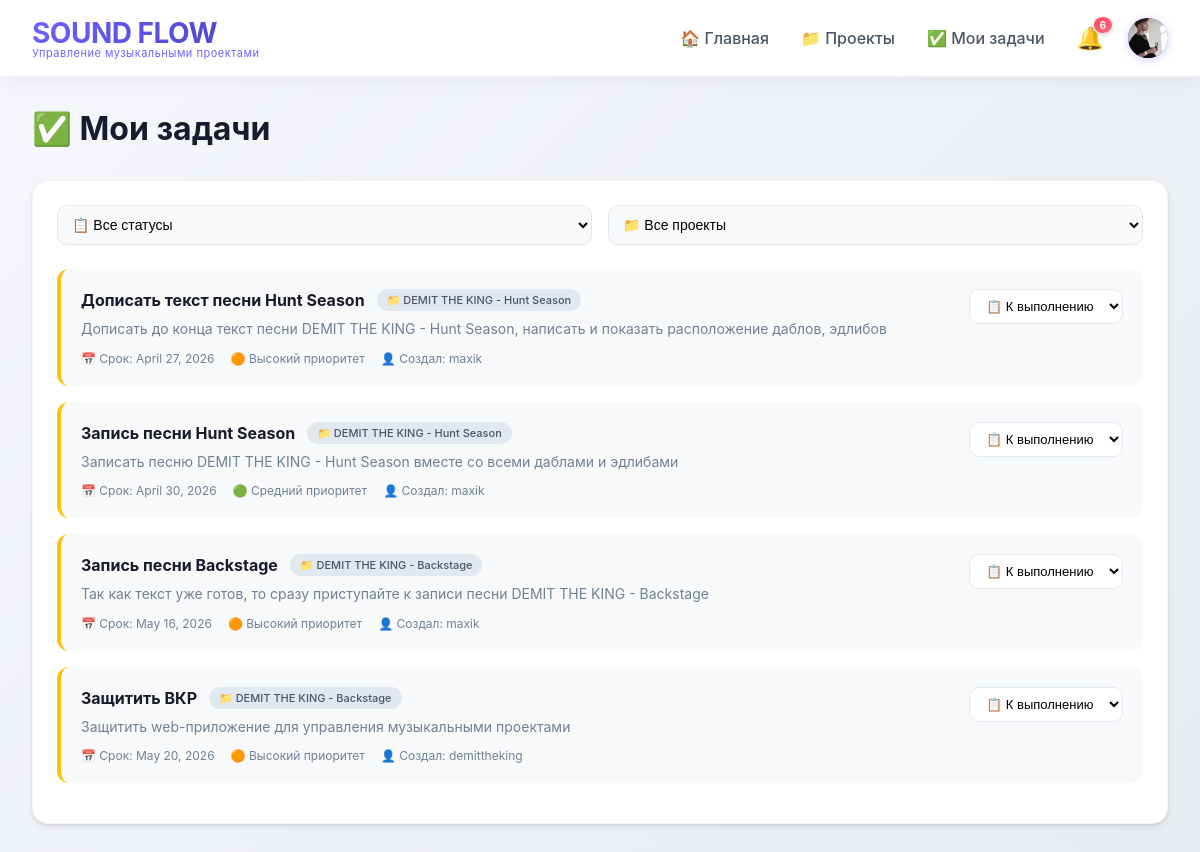
The page /tasks_app/my-tasks/ (signed in) on the database its author committed.
### core/models.py (models this page shows, shortened)
class Profile(models.Model):
    user = models.OneToOneField(User, on_delete=models.CASCADE, related_name='profile')
    avatar = models.ImageField(upload_to='avatars/', null=True, blank=True)

### tasks_app/models.py (models this page shows, shortened)
class Task(models.Model):
    STATUS_CHOICES = (
        ('todo', 'К выполнению'),
        ('in_progress', 'В работе'),
        ('done', 'Выполнена'),
    )
    PRIORITY_CHOICES = (
        (1, 'Низкий'),
        (2, 'Средний'),
        (3, 'Высокий'),
    )
    project = models.ForeignKey(Project, on_delete=models.CASCADE, related_name='tasks')
    title = models.CharField(max_length=200)
    description = models.TextField(blank=True)
    status = models.CharField(max_length=20, choices=STATUS_CHOICES, default='todo')
    assignee = models.ForeignKey(User, on_delete=models.SET_NULL, null=True, blank=True, related_name='assigned_tasks')
    due_date = models.DateField(null=True, blank=True)
    priority = models.IntegerField(choices=PRIORITY_CHOICES, default=2)
    created_by = models.ForeignKey(User, on_delete=models.CASCADE, related_name='created_tasks')
    created_at = models.DateTimeField(auto_now_add=True)
    updated_at = models.DateTimeField(auto_now=True)

### projects/models.py (models this page shows, shortened)
class Project(models.Model):
    STATUS_CHOICES = (
        ('draft', 'Черновик'),
        ('active', 'Активен'),
        ('completed', 'Завершён'),
    )
    owner = models.ForeignKey(User, on_delete=models.CASCADE, related_name='owned_projects')
    title = models.CharField(max_length=200)
    description = models.TextField(blank=True)
    cover = models.ImageField(upload_to='project_covers/', null=True, blank=True)
    status = models.CharField(max_length=20, choices=STATUS_CHOICES, default='active')
    created_at = models.DateTimeField(auto_now_add=True)
    updated_at = models.DateTimeField(auto_now=True)
    class Meta:
        ordering = ['-updated_at']

### tasks_app/views.py (the view)
# urls.py: path('my-tasks/', views.my_tasks, name='my_tasks'),  # Этот маршрут должен быть
@login_required
def my_tasks(request):
    tasks = Task.objects.filter(assignee=request.user).select_related('project')
    return render(request, 'tasks_app/my_tasks.html', {'tasks': tasks})

### templates/tasks_app/my_tasks.html (shortened to what this page needs)
{% extends 'base.html' %}
{% block content %}
<h1 style="margin-bottom: 2rem;">✅ Мои задачи</h1>
<div class="card">
    <div style="display: flex; gap: 1rem; margin-bottom: 1.5rem; flex-wrap: wrap;">
        <select id="statusFilter" style="flex: 1; min-width: 150px; padding: 10px; border-radius: 10px; border: 1px solid #e2e8f0; background: #f8f9fa;">
            <option value="all">📋 Все статусы</option>
        </select>
        <select id="projectFilter" style="flex: 1; min-width: 150px; padding: 10px; border-radius: 10px; border: 1px solid #e2e8f0; background: #f8f9fa;">
            <option value="all">📁 Все проекты</option>
        </select>
    </div>
    <div id="tasksList">
        {% if tasks %}
            {% for task in tasks %}
            <div class="task-item" data-status="{{ task.status }}" data-project="{{ task.project.id }}" style="padding: 1.25rem; margin-bottom: 1rem; background: #f8f9fa; border-radius: 12px; border-left: 4px solid
                {% if task.status == 'todo' %}#ffc107
                {% elif task.status == 'in_progress' %}#17a2b8
                {% elif task.status == 'review' %}#fd7e14
                {% else %}#28a745{% endif %}; transition: all 0.2s;">
                <div style="display: flex; justify-content: space-between; align-items: start; flex-wrap: wrap; gap: 1rem;">
                    <div style="flex: 1;">
                        <div style="display: flex; align-items: center; gap: 0.75rem; flex-wrap: wrap; margin-bottom: 0.5rem;">
                            <strong style="font-size: 16px; color: #1a1a2e;">{{ task.title }}</strong>
                            <span style="background: #e2e8f0; color: #4a5568; padding: 4px 10px; border-radius: 20px; font-size: 11px; font-weight: 500;">
                                📁 {{ task.project.title }}
                            </span>
                        </div>
                        {% if task.description %}
                        <p style="font-size: 14px; color: #718096; margin-bottom: 0.75rem; line-height: 1.4;">{{ task.description|truncatechars:120 }}</p>
                        {% endif %}
                        <div style="display: flex; gap: 1rem; flex-wrap: wrap; font-size: 12px;">
                            {% if task.due_date %}
                            <span style="color: {% if task.due_date < now and task.status != 'done' %}#dc3545{% else %}#718096{% endif %};">
                                📅 Срок: {{ task.due_date }}
                            </span>
                            {% endif %}
                            <span style="color: #718096;">
                                {% if task.priority == 1 %}🔵 Низкий приоритет
                                {% elif task.priority == 2 %}🟢 Средний приоритет
                                {% elif task.priority == 3 %}🟠 Высокий приоритет
                                {% else %}🔴 Критический приоритет{% endif %}
                            </span>
                            <span style="color: #718096;">
                                👤 Создал: {{ task.created_by.username }}
                            </span>
                        </div>
                    </div>
                    <div>
                        <select class="statusSelect" data-task-id="{{ task.id }}" style="padding: 8px 12px; border-radius: 10px; border: 1px solid #e2e8f0; background: white; cursor: pointer; font-size: 13px;">
                            <option value="todo" {% if task.status == 'todo' %}selected{% endif %}>📋 К выполнению</option>
                        </select>
                    </div>
                </div>
            </div>
            {% endfor %}
        {% else %}
            <div style="text-align: center; padding: 3rem; background: #f8f9fa; border-radius: 16px;">
                <p style="color: #a0aec0; font-size: 16px;">✨ У вас нет назначенных задач</p>
                <p style="color: #a0aec0; font-size: 14px; margin-top: 0.5rem;">Когда вам назначат задачу, она появится здесь</p>
            </div>
        {% endif %}
    </div>
</div>
{% endblock %}

### templates/base.html (shortened to what this page needs)
<!DOCTYPE html>
<html lang="ru">
<head>
</head>
<body>
    <header class="header">
        <a href="{% url 'home' %}" style="text-decoration: none;">
            <div class="logo">
                <h1>SOUND FLOW</h1>
                <p>Управление музыкальными проектами</p>
            </div>
        </a>
        {% if user.is_authenticated %}
        <div class="nav-links">
            <a href="{% url 'home' %}">🏠 Главная</a>
            <a href="{% url 'project_list' %}">📁 Проекты</a>
            <a href="{% url 'my_tasks' %}">✅ Мои задачи</a>
            <div class="user-menu">
                <div class="notification-icon" id="notificationBell">
                    🔔
                    <span id="notificationBadge" class="notification-badge" style="display: none;">0</span>
                </div>
                <div class="avatar" id="avatarBtn" style="cursor: pointer;">
                    {% if user.profile.avatar %}
                        <img src="{{ user.profile.avatar.url }}" alt="Avatar" style="width: 40px; height: 40px; border-radius: 50%; object-fit: cover;">
                    {% else %}
                        {{ user.first_name|first|default:user.username|first|upper }}{{ user.last_name|first|upper }}
                    {% endif %}
                </div>
            </div>
        </div>
        {% endif %}
    </header>
    <div class="container">
        {% block content %}
        {% endblock %}
    </div>
</body>
</html>

### templates/base.html (style rules this page uses)
* { margin: 0; padding: 0; box-sizing: border-box; }
body { font-family: 'Inter', -apple-system, BlinkMacSystemFont, 'Segoe UI', Roboto, sans-serif; background: linear-gradient(135deg, #f5f7fa 0%, #e9ecef 100%); min-height: 100vh; color: #1a1a2e; }
.header { background: rgba(255, 255, 255, 0.98); backdrop-filter: blur(10px); box-shadow: 0 4px 20px rgba(0, 0, 0, 0.05); padding: 1rem 2rem; display: flex; justify-content: space-between; align-items: center; position: sticky; top: 0; z-index: 100; border-bottom: 1px solid rgba(108, 99, 255, 0.1); }
.logo { display: flex; flex-direction: column; }
.logo h1 { background: linear-gradient(135deg, #6c63ff 0%, #4a42c4 100%); -webkit-background-clip: text; background-clip: text; color: transparent; font-size: 28px; letter-spacing: -0.5px; }
.logo p { font-size: 11px; color: #6c63ff; margin-top: -4px; letter-spacing: 0.5px; }
.nav-links { display: flex; gap: 2rem; align-items: center; }
.nav-links a { text-decoration: none; color: #4a5568; font-weight: 500; transition: all 0.3s ease; position: relative; }
.nav-links a::after { content: ''; position: absolute; bottom: -5px; left: 0; width: 0; height: 2px; background: #6c63ff; transition: width 0.3s ease; }
.user-menu { display: flex; align-items: center; gap: 1.5rem; }
.notification-icon { position: relative; cursor: pointer; font-size: 22px; transition: transform 0.2s; }
.notification-badge { position: absolute; top: -8px; right: -8px; background: linear-gradient(135deg, #ff4757, #ff6b81); color: white; border-radius: 50%; padding: 2px 6px; font-size: 10px; font-weight: bold; min-width: 18px; text-align: center; box-shadow: 0 2px 4px rgba(0,0,0,0.2); }
.avatar { width: 40px; height: 40px; border-radius: 50%; background: linear-gradient(135deg, #6c63ff, #4a42c4); color: white; display: flex; align-items: center; justify-content: center; font-weight: bold; cursor: pointer; transition: transform 0.2s, box-shadow 0.2s; box-shadow: 0 2px 8px rgba(108, 99, 255, 0.3); }
.container { max-width: 1400px; margin: 2rem auto; padding: 0 2rem; }
.card { background: white; border-radius: 16px; padding: 1.5rem; margin-bottom: 1.5rem; box-shadow: 0 4px 6px rgba(0, 0, 0, 0.05), 0 1px 3px rgba(0, 0, 0, 0.1); transition: all 0.3s ease; border: 1px solid rgba(0, 0, 0, 0.05); }
input, textarea, select { background: #f8f9fa; border: 1px solid #e2e8f0; border-radius: 10px; padding: 10px 14px; font-size: 14px; transition: all 0.3s ease; }
.card, .project-card { animation: fadeIn 0.4s ease-out; }
.task-item { transition: all 0.2s ease; }
.logo { transition: transform 0.2s ease; }
.logo h1, .logo p { transition: all 0.2s ease; }

### rows shown on the page
Task: title "Дописать текст песни Hunt Season", project "DEMIT THE KING - Hunt Season", description "Дописать до конца текст песни DEMIT THE KING - Hunt Season, написать и показать расположение даблов, эдлибов", due_date "April 27, 2026", priority "🟠 Высокий приоритет", created_by.username "maxik", status+id "📋 К выполнению"
Task: title "Запись песни Hunt Season", project "DEMIT THE KING - Hunt Season", description "Записать песню DEMIT THE KING - Hunt Season вместе со всеми даблами и эдлибами", due_date "April 30, 2026", priority "🟢 Средний приоритет", created_by.username "maxik", status+id "📋 К выполнению"
Task: title "Запись песни Backstage", project "DEMIT THE KING - Backstage", description "Так как текст уже готов, то сразу приступайте к записи песни DEMIT THE KING - Backstage", due_date "May 16, 2026", priority "🟠 Высокий приоритет", created_by.username "maxik", status+id "📋 К выполнению"
Task: title "Защитить ВКР", project "DEMIT THE KING - Backstage", description "Защитить web-приложение для управления музыкальными проектами", due_date "May 20, 2026", priority "🟠 Высокий приоритет", created_by.username "demittheking", status+id "📋 К выполнению"
